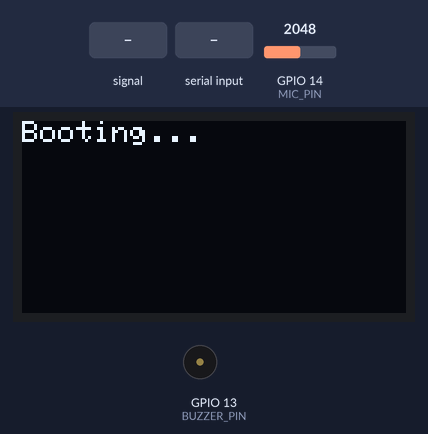
A sketch run on a simulated ESP32. Shown: 128×64 one-colour display, buzzer (waves = sounding, pin HIGH). Inputs (shaded band) come from the test bench; at power-on: GPIO 14 (MIC_PIN) = 2048. What the sketch prints to the serial monitor is not drawn.

Above: at 2.2 s.
2.3 s: GPIO 14 (MIC_PIN) fed a 200 Hz sine of ±1023 counts around its level
At 5.2 s:
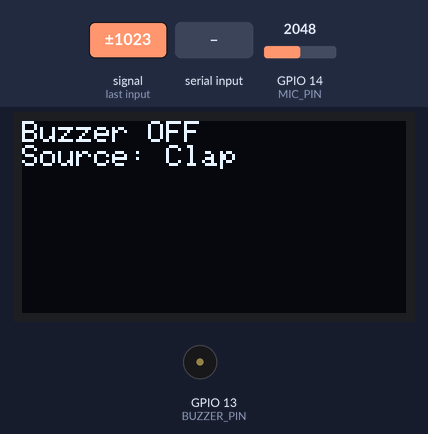
5.3 s: "ON" received over Serial
7.8 s: GPIO 14 (MIC_PIN) set to 2866
At 8.9 s:
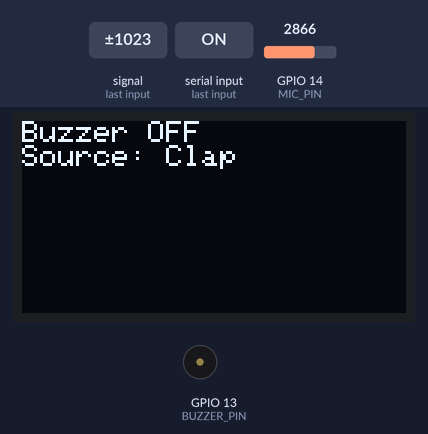
9.3 s: GPIO 14 (MIC_PIN) set to 2959
10.8 s: GPIO 14 (MIC_PIN) set to 3034
At 11.2 s:
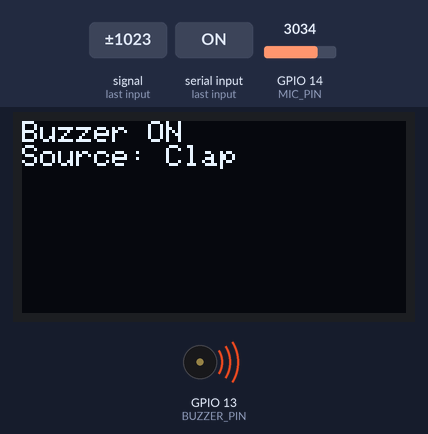
13.8 s: GPIO 14 (MIC_PIN) set to 2960
At 14.8 s:
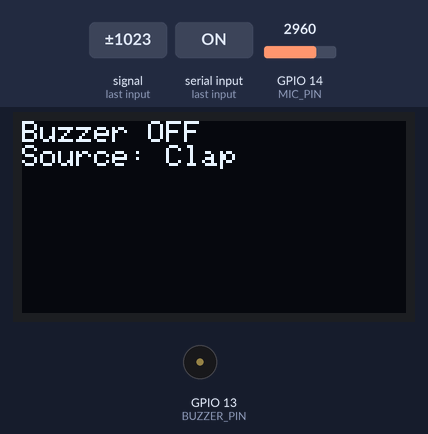
Timing chart, 0 to 16.3 s (numbered marks = the images above; inputs shaded):
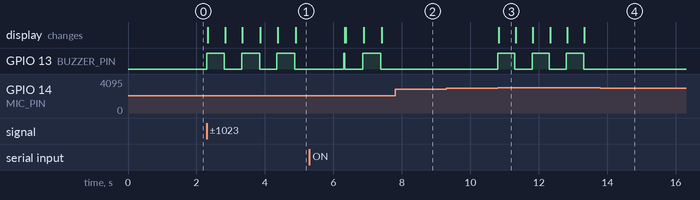

Measured:
- the behaviour switches between 3000 and 3001 on GPIO 14 (MIC_PIN) (found by bisection; images 2 and 3)
- after the input at 2.3 s, GPIO 13 (BUZZER_PIN): alternates HIGH for 0.53 s and LOW for 0.50 s, starting at once; the display: first changes at once (image 1 shows a later state)
- after the input at 7.8 s, GPIO 13 (BUZZER_PIN): stays LOW (without the input it goes to HIGH after 0.11 s)
- after the input at 10.8 s, GPIO 13 (BUZZER_PIN): alternates HIGH for 0.50 s and LOW for 0.50 s, starting at once; the display: changes at once (image 3)
- after the input at 13.8 s, GPIO 13 (BUZZER_PIN): stops changing and stays LOW
- what the display in image 3 shows lasts 0.5 s, from 10.8 s to 11.3 s

The sketch:

sketch_may29b.ino
```cpp
#include <WiFi.h>
#include <Wire.h>
#include <Adafruit_GFX.h>
#include <Adafruit_SSD1306.h>

// Sound Sensor
#define MIC_PIN 14         // KY-037 AO to GPIO14
#define BUZZER_PIN 13      // Buzzer + to GPIO13, - to GND
const int threshold = 3000;
unsigned long lastClapTime = 0;

// OLED
#define SCREEN_WIDTH 128
#define SCREEN_HEIGHT 64
TwoWire myI2C(0);  // I2C bus on custom pins
Adafruit_SSD1306 display(SCREEN_WIDTH, SCREEN_HEIGHT, &myI2C, -1);

// State
bool buzzerOn = false;

void setup() {
  Serial.begin(115200);
  pinMode(MIC_PIN, INPUT);
  pinMode(BUZZER_PIN, OUTPUT);
  digitalWrite(BUZZER_PIN, LOW);

  myI2C.begin(15, 4);  // SDA = GPIO 15, SCL = GPIO 4

  if (!display.begin(SSD1306_SWITCHCAPVCC, 0x3C)) {
    Serial.println("OLED failed");
    while (true);
  }

  display.clearDisplay();
  display.setTextSize(1);
  display.setTextColor(SSD1306_WHITE);
  display.setCursor(0, 0);
  display.println("Booting...");
  display.display();

  delay(1000);
  display.clearDisplay();
  Serial.println("Say 'ON'/'OFF' or clap.");
}

void loop() {
  handleClapDetection();
  handleSerialCommand();
}

void handleClapDetection() {
  int micValue = analogRead(MIC_PIN);
  Serial.println(micValue);

  if (micValue > threshold && millis() - lastClapTime > 500) {
    lastClapTime = millis();
    toggleBuzzer("Clap");
  }
}

void handleSerialCommand() {
  if (Serial.available()) {
    String cmd = Serial.readString();
    cmd.trim();
    cmd.toUpperCase();
    Serial.println("Received: [" + cmd + "]");

    if (cmd == "ON" && !buzzerOn) {
      toggleBuzzer("Voice ON");
    } else if (cmd == "OFF" && buzzerOn) {
      toggleBuzzer("Voice OFF");
    }
  }
}

void toggleBuzzer(const String& source) {
  buzzerOn = !buzzerOn;
  digitalWrite(BUZZER_PIN, buzzerOn ? HIGH : LOW);

  display.clearDisplay();
  display.setCursor(0, 0);
  display.println(buzzerOn ? "Buzzer ON" : "Buzzer OFF");
  display.println("Source: " + source);
  display.display();

  Serial.println(buzzerOn ? "Buzzer ON" : "Buzzer OFF");
  Serial.println("Triggered by: " + source);
}
```

wifi_connection.ino
```cpp

```
